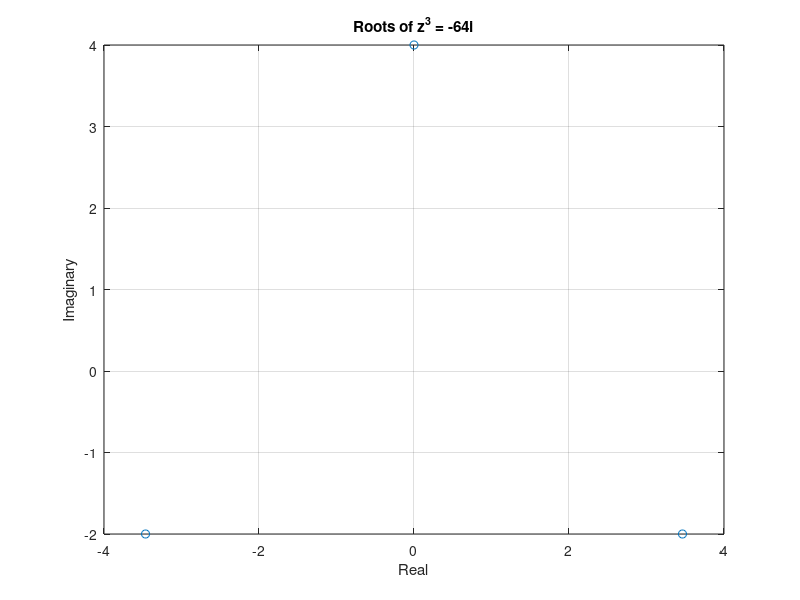

The MATLAB source for this figure:
% Define the complex number
z = -64i;
n = 3; % Number of roots

% Compute roots
roots_z = z^(1/n) * exp(2i * pi * (0:(n-1)) / n);

% Plot roots on the complex plane
figure;
plot(real(roots_z), imag(roots_z), 'o');
xlabel('Real');
ylabel('Imaginary');
title('Roots of z^3 = -64i');
grid on;
